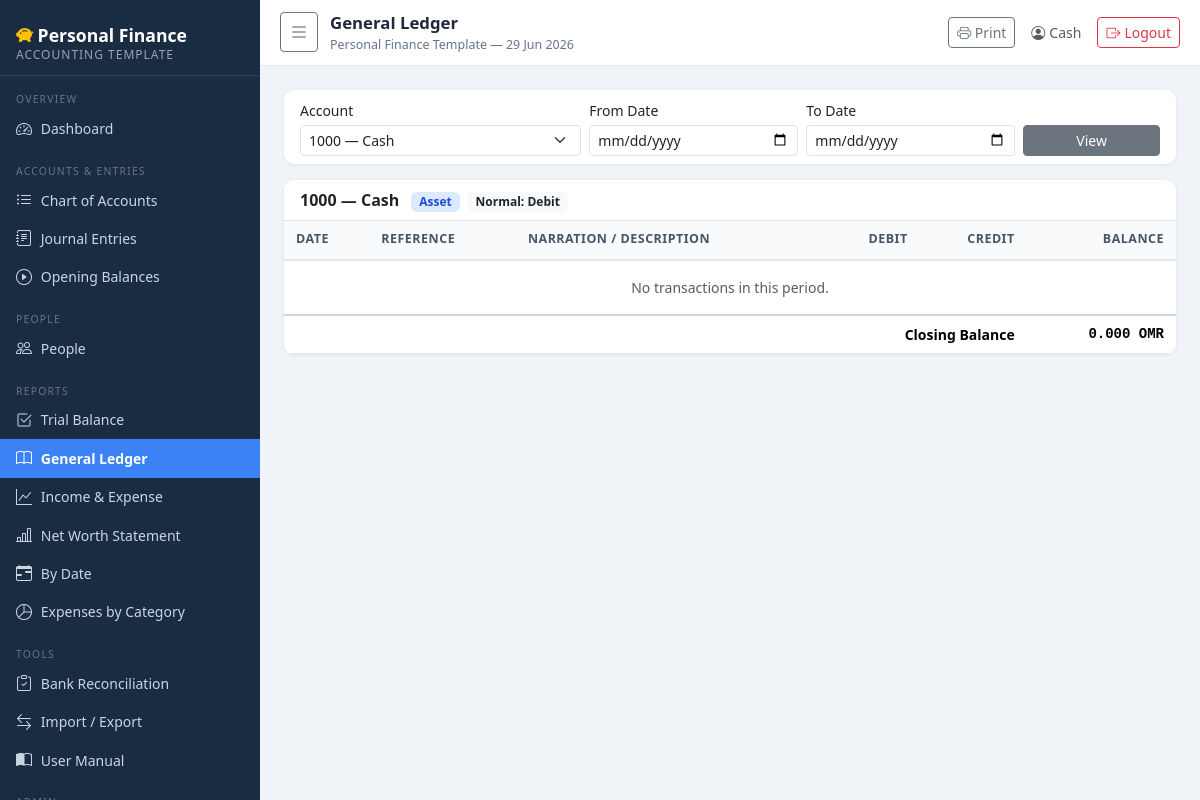
/reports/general-ledger?account_id=1 (signed in), run on the app's committed database.
### app.py (models this page shows, shortened)
class Account(db.Model):
    __tablename__ = 'account'
    id = db.Column(db.Integer, primary_key=True)
    code = db.Column(db.String(20), unique=True, nullable=False)
    name = db.Column(db.String(200), nullable=False)
    account_type = db.Column(db.String(50), nullable=False)
    parent_account_id = db.Column(db.Integer, db.ForeignKey('account.id'), nullable=True)
    description = db.Column(db.Text)
    is_active = db.Column(db.Boolean, default=True)
    created_at = db.Column(db.DateTime, default=datetime.utcnow)
    parent = db.relationship('Account', remote_side='Account.id',
                             backref=db.backref('children', lazy='dynamic'))
    @property
    def computed_normal_balance(self):
        if self.account_type in ('Asset', 'Expense'):
            return 'Debit'
        return 'Credit'

### app.py (the view)
@app.route('/reports/general-ledger')
@login_required
def general_ledger():
    account_id = request.args.get('account_id', type=int)
    from_date_str = request.args.get('from_date', '')
    to_date_str = request.args.get('to_date', '')
    from_date, to_date = _parse_date_range(from_date_str, to_date_str)
    all_accounts = Account.query.order_by(Account.code).all()
    selected_account = None
    ledger_rows = []
    opening_balance = Decimal('0')
    closing_balance = Decimal('0')
    if account_id:
        selected_account = Account.query.get(account_id)
        if selected_account:
            ledger_rows, opening_balance, closing_balance = \
                build_account_ledger(selected_account, from_date, to_date)
    return render_template('general_ledger.html', all_accounts=all_accounts,
                           selected_account=selected_account, account_id=account_id,
                           ledger_rows=ledger_rows, opening_balance=opening_balance,
                           closing_balance=closing_balance,
                           from_date=from_date_str, to_date=to_date_str)

### app.py (called while the page is built, shortened)
def login_required(f):
    @wraps(f)
    def decorated(*args, **kwargs):
        if not session.get('logged_in'):
            return redirect(url_for('login', next=request.path))
        return f(*args, **kwargs)
    return decorated

def omr(value):
    if value is None:
        return '0.000 OMR'
    try:
        return f'{float(value):,.3f} OMR'
    except (TypeError, ValueError):
        return '0.000 OMR'

@app.context_processor
def inject_globals():
    return {'now': datetime.utcnow()}

def build_account_ledger(account, from_date=None, to_date=None):
    is_debit_normal = (account.computed_normal_balance == 'Debit')
    opening_balance = Decimal('0')
    running_balance = opening_balance
    q = (db.session.query(JournalLine, JournalEntry)
         .join(JournalEntry, JournalLine.journal_entry_id == JournalEntry.id)
         .filter(JournalLine.account_id == account.id))
    if from_date:
        q = q.filter(JournalEntry.date >= from_date)
    if to_date:
        q = q.filter(JournalEntry.date <= to_date)
    q = q.order_by(JournalEntry.date, JournalEntry.id, JournalLine.id)
    ledger_rows = []
    return ledger_rows, opening_balance, running_balance

def _parse_date_range(from_str, to_str):
    from_date = to_date = None
    try:
        if from_str:
            from_date = datetime.strptime(from_str, '%Y-%m-%d').date()
        if to_str:
            to_date = datetime.strptime(to_str, '%Y-%m-%d').date()
    except ValueError:
        pass
    return from_date, to_date

### templates/general_ledger.html (shortened to what this page needs)
{% extends 'base.html' %}
{% block page_title %}General Ledger{% endblock %}
{% block topbar_actions %}
<button onclick="window.print()" class="btn btn-sm btn-outline-secondary no-print">
  <i class="bi bi-printer"></i> Print
</button>
{% endblock %}
{% block content %}
<div class="table-card mb-3 no-print">
  <div class="px-3 py-2">
    <form method="get" class="row g-2 align-items-end">
      <div class="col-sm-4">
        <label class="form-label small mb-1">Account</label>
        <select name="account_id" class="form-select form-select-sm">
          {% for a in all_accounts %}
          <option value="{{ a.id }}" {% if account_id == a.id %}selected{% endif %}>
            {{ a.code }} — {{ a.name }}
          </option>
          {% endfor %}
        </select>
      </div>
      <div class="col-sm-3">
        <label class="form-label small mb-1">From Date</label>
        <input name="from_date" type="date" class="form-control form-control-sm" value="{{ from_date }}">
      </div>
      <div class="col-sm-3">
        <label class="form-label small mb-1">To Date</label>
        <input name="to_date" type="date" class="form-control form-control-sm" value="{{ to_date }}">
      </div>
      <div class="col-sm-2">
        <button class="btn btn-sm btn-secondary w-100">View</button>
      </div>
    </form>
  </div>
</div>
{% if selected_account %}
<div class="table-card">
  <div class="px-3 py-2 border-bottom d-flex justify-content-between">
    <div>
      <strong>{{ selected_account.code }} — {{ selected_account.name }}</strong>
      <span class="badge badge-{{ selected_account.account_type.lower() }} ms-2">{{ selected_account.account_type }}</span>
      <span class="badge bg-light text-dark ms-1">Normal: {{ selected_account.computed_normal_balance }}</span>
    </div>
  </div>
  <table class="table table-sm mb-0">
    <thead>
      <tr>
        <th>Date</th>
        <th>Reference</th>
        <th>Narration / Description</th>
        <th class="text-end">Debit</th>
        <th class="text-end">Credit</th>
        <th class="text-end">Balance</th>
      </tr>
    </thead>
    <tbody>
      {% for row in ledger_rows %}
      <tr>
        <td class="text-nowrap small">{{ row.date.strftime('%d %b %Y') }}</td>
        <td><a href="#" class="text-decoration-none small">{{ row.reference }}</a></td>
        <td class="small">
          {{ row.narration }}
          {% if row.description %}<span class="text-muted"> · {{ row.description }}</span>{% endif %}
        </td>
        <td class="text-end amount {% if row.debit > 0 %}amount-debit{% else %}amount-zero{% endif %}">
          {{ '%.3f'|format(row.debit|float) if row.debit > 0 else '—' }}
        </td>
        <td class="text-end amount {% if row.credit > 0 %}amount-credit{% else %}amount-zero{% endif %}">
          {{ '%.3f'|format(row.credit|float) if row.credit > 0 else '—' }}
        </td>
        <td class="text-end amount fw-semibold">{{ '%.3f'|format(row.balance|float) }}</td>
      </tr>
      {% else %}
      <tr><td colspan="6" class="text-center text-muted py-3">No transactions in this period.</td></tr>
      {% endfor %}
    </tbody>
    <tfoot>
      <tr class="report-total-row">
        <td colspan="5" class="text-end fw-bold">Closing Balance</td>
        <td class="text-end amount fw-bold">{{ omr(closing_balance) }}</td>
      </tr>
    </tfoot>
  </table>
</div>
{% elif account_id %}
<div class="alert alert-warning">Account not found.</div>
{% else %}
<div class="alert alert-info">Select an account above to view its ledger.</div>
{% endif %}
{% endblock %}

### templates/base.html (shortened to what this page needs)
<!DOCTYPE html>
<html lang="en">
<head>
<link rel="stylesheet" href="https://cdn.jsdelivr.net/npm/bootstrap@5.3.2/dist/css/bootstrap.min.css">
<link rel="stylesheet" href="https://cdn.jsdelivr.net/npm/bootstrap-icons@1.11.3/font/bootstrap-icons.min.css">
<link rel="stylesheet" href="{{ url_for('static', filename='style.css') }}">
</head>
<body>
<nav id="sidebar">
  <div class="sidebar-brand">
    <p class="app-title"><i class="bi bi-piggy-bank-fill text-warning me-1"></i>Personal Finance</p>
    <h6>Accounting Template</h6>
  </div>
  <div class="nav-section">
    <div class="nav-section-label">Overview</div>
    <a class="nav-link {% if request.endpoint == 'dashboard' %}active{% endif %}" href="{{ url_for('dashboard') }}">
      <i class="bi bi-speedometer2"></i> Dashboard
    </a>
  </div>
  <div class="nav-section">
    <div class="nav-section-label">Accounts &amp; Entries</div>
    <a class="nav-link {% if request.endpoint in ['accounts','account_new','account_edit'] %}active{% endif %}" href="{{ url_for('accounts') }}">
      <i class="bi bi-list-ul"></i> Chart of Accounts
    </a>
    <a class="nav-link {% if request.endpoint in ['journal_entries','journal_entry_detail','journal_entry_new','journal_entry_edit'] %}active{% endif %}" href="{{ url_for('journal_entries') }}">
      <i class="bi bi-journal-text"></i> Journal Entries
    </a>
    <a class="nav-link {% if request.endpoint == 'opening_balances' %}active{% endif %}" href="{{ url_for('opening_balances') }}">
      <i class="bi bi-play-circle"></i> Opening Balances
    </a>
  </div>
  <div class="nav-section">
    <div class="nav-section-label">People</div>
    <a class="nav-link {% if request.endpoint in ['people','person_new','person_edit'] %}active{% endif %}" href="{{ url_for('people') }}">
      <i class="bi bi-people"></i> People
    </a>
  </div>
  <div class="nav-section">
    <div class="nav-section-label">Reports</div>
    <a class="nav-link {% if request.endpoint == 'trial_balance' %}active{% endif %}" href="{{ url_for('trial_balance') }}">
      <i class="bi bi-check2-square"></i> Trial Balance
    </a>
    <a class="nav-link {% if request.endpoint == 'general_ledger' %}active{% endif %}" href="{{ url_for('general_ledger') }}">
      <i class="bi bi-book"></i> General Ledger
    </a>
    <a class="nav-link {% if request.endpoint == 'income_expense' %}active{% endif %}" href="{{ url_for('income_expense') }}">
      <i class="bi bi-graph-up"></i> Income &amp; Expense
    </a>
    <a class="nav-link {% if request.endpoint == 'balance_sheet' %}active{% endif %}" href="{{ url_for('balance_sheet') }}">
      <i class="bi bi-bar-chart-line"></i> Net Worth Statement
    </a>
    <a class="nav-link {% if request.endpoint == 'transactions_by_date' %}active{% endif %}" href="{{ url_for('transactions_by_date') }}">
      <i class="bi bi-calendar-range"></i> By Date
    </a>
    <a class="nav-link {% if request.endpoint == 'expenses_by_category' %}active{% endif %}" href="{{ url_for('expenses_by_category') }}">
      <i class="bi bi-pie-chart"></i> Expenses by Category
    </a>
  </div>
  <div class="nav-section">
    <div class="nav-section-label">Tools</div>
    <a class="nav-link {% if request.endpoint in ['bank_reconciliation','reconciliation_new','reconciliation_edit'] %}active{% endif %}" href="{{ url_for('bank_reconciliation') }}">
      <i class="bi bi-clipboard-check"></i> Bank Reconciliation
    </a>
    <a class="nav-link {% if request.endpoint == 'import_export' %}active{% endif %}" href="{{ url_for('import_export') }}">
      <i class="bi bi-arrow-left-right"></i> Import / Export
    </a>
    <a class="nav-link {% if request.endpoint == 'manual' %}active{% endif %}" href="{{ url_for('manual') }}">
      <i class="bi bi-book-half"></i> User Manual
    </a>
  </div>
  <div class="nav-section">
    <div class="nav-section-label">Admin</div>
  </div>
</nav>
<div id="main-content">
  <header class="topbar no-print">
    <button class="btn btn-sm btn-outline-secondary" id="sidebar-toggle" title="Toggle sidebar">
      <i class="bi bi-list fs-5"></i>
    </button>
    <div>
      <p class="topbar-title mb-0">{% block page_title %}{% endblock %}</p>
      <p class="topbar-subtitle mb-0">{% block page_subtitle %}Personal Finance Template — {{ now.strftime('%d %b %Y') }}{% endblock %}</p>
    </div>
    <div class="ms-auto d-flex align-items-center gap-3">
      {% block topbar_actions %}{% endblock %}
      {% if session.get('logged_in') %}
      <span class="text-muted small d-none d-md-inline">
        <i class="bi bi-person-circle me-1"></i>{{ session.get('username', 'admin') }}
      </span>
      <a href="{{ url_for('logout') }}" class="btn btn-sm btn-outline-danger" title="Sign out">
        <i class="bi bi-box-arrow-right me-1"></i>Logout
      </a>
      {% endif %}
    </div>
  </header>
  <div class="page-body">
    {% block content %}{% endblock %}
  </div>
</div>
</body>
</html>

### static/style.css (style rules this page uses)
:root { --sidebar-width: 260px; --primary-color: #2c6fad; --sidebar-bg: #1a2c42; --sidebar-text: #cbd5e1; --sidebar-active: #3b82f6; }
body { font-family: 'Segoe UI', system-ui, sans-serif; background: #f0f4f8; margin: 0; }
#sidebar { width: var(--sidebar-width); min-height: 100vh; background: var(--sidebar-bg); color: var(--sidebar-text); position: fixed; top: 0; left: 0; z-index: 100; overflow-y: auto; transition: transform 0.25s ease; }
#sidebar .sidebar-brand { padding: 1.2rem 1rem 0.8rem; border-bottom: 1px solid rgba(255,255,255,0.1); }
#sidebar .sidebar-brand h6 { font-size: 0.75rem; text-transform: uppercase; letter-spacing: 1px; color: #94a3b8; margin: 0; }
#sidebar .sidebar-brand .app-title { font-size: 1.1rem; font-weight: 700; color: #fff; margin: 0.15rem 0 0; }
#sidebar .nav-section { padding: 0.6rem 0 0; }
#sidebar .nav-section-label { font-size: 0.65rem; text-transform: uppercase; letter-spacing: 1.2px; color: #64748b; padding: 0.4rem 1rem 0.1rem; }
#sidebar .nav-link { display: flex; align-items: center; gap: 0.55rem; color: var(--sidebar-text); padding: 0.45rem 1rem; font-size: 0.875rem; border-radius: 0; transition: background 0.15s, color 0.15s; }
#sidebar .nav-link.active { background: var(--sidebar-active); color: #fff; font-weight: 600; }
#sidebar .nav-link .bi { font-size: 1rem; flex-shrink: 0; }
#main-content { margin-left: var(--sidebar-width); min-height: 100vh; transition: margin-left 0.25s ease; }
.topbar { background: #fff; border-bottom: 1px solid #e2e8f0; padding: 0.65rem 1.25rem; display: flex; align-items: center; gap: 0.75rem; position: sticky; top: 0; z-index: 50; }
.topbar-title { font-size: 1.05rem; font-weight: 600; color: #1e293b; margin: 0; }
.topbar-subtitle { font-size: 0.78rem; color: #64748b; margin: 0; }
.page-body { padding: 1.5rem; }
.table-card { border-radius: 10px; box-shadow: 0 1px 4px rgba(0,0,0,0.07); overflow: hidden; background: #fff; }
.table-card .table { margin-bottom: 0; }
.table-card .table th { background: #f8fafc; color: #475569; font-size: 0.78rem; text-transform: uppercase; letter-spacing: 0.5px; border-bottom: 2px solid #e2e8f0; padding: 0.6rem 0.75rem; }
.table-card .table td { padding: 0.5rem 0.75rem; vertical-align: middle; font-size: 0.875rem; }
.amount { font-family: 'Cascadia Code', 'Courier New', monospace; font-size: 0.875rem; white-space: nowrap; }
.badge-asset { background-color: #dbeafe; color: #1d4ed8; }
.report-total-row { background: #f1f5f9; font-weight: 700; border-top: 2px solid #cbd5e1 !important; }

### data on the page
Account: get "Cash", code "1000", name "Cash", account_type "Asset", computed_normal_balance "Debit"

### other printed values
{{ omr(closing_balance) }} "0.000 OMR"
form field account_id "1000 — Cash"
